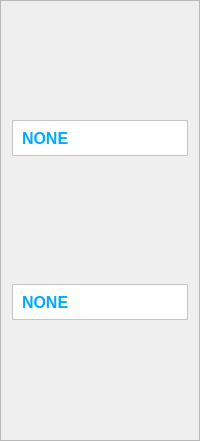
           <widget class="QFrame" name="frame_15">
            <property name="minimumSize">
             <size>
              <width>0</width>
              <height>441</height>
             </size>
            </property>
            <property name="frameShape">
             <enum>QFrame::StyledPanel</enum>
            </property>
            <property name="frameShadow">
             <enum>QFrame::Raised</enum>
            </property>
            <layout class="QVBoxLayout" name="verticalLayout_40">
             <property name="spacing">
              <number>20</number>
             </property>
             <item>
              <widget class="QFrame" name="frame_18">
               <property name="maximumSize">
                <size>
                 <width>16777215</width>
                 <height>36</height>
                </size>
               </property>
               <property name="styleSheet">
                <string notr="true">
background-color: rgb(255, 255, 255);</string>
               </property>
               <property name="frameShape">
                <enum>QFrame::StyledPanel</enum>
               </property>
               <property name="frameShadow">
                <enum>QFrame::Raised</enum>
               </property>
               <layout class="QVBoxLayout" name="verticalLayout_45">
                <item>
                 <widget class="QLabel" name="label_izq_2">
                  <property name="font">
                   <font>
                    <family>SansSerif</family>
                    <pointsize>12</pointsize>
                    <weight>75</weight>
                    <bold>true</bold>
                   </font>
                  </property>
                  <property name="styleSheet">
                   <string notr="true">color: rgb(0, 170, 255);</string>
                  </property>
                  <property name="text">
                   <string>NONE</string>
                  </property>
                 </widget>
                </item>
               </layout>
              </widget>
             </item>
             <item>
              <widget class="QFrame" name="frame_44">
               <property name="maximumSize">
                <size>
                 <width>16777215</width>
                 <height>36</height>
                </size>
               </property>
               <property name="styleSheet">
                <string notr="true">
background-color: rgb(255, 255, 255);</string>
               </property>
               <property name="frameShape">
                <enum>QFrame::StyledPanel</enum>
               </property>
               <property name="frameShadow">
                <enum>QFrame::Raised</enum>
               </property>
               <layout class="QVBoxLayout" name="verticalLayout_46">
                <item>
                 <widget class="QLabel" name="label_izq_3">
                  <property name="font">
                   <font>
                    <family>SansSerif</family>
                    <pointsize>12</pointsize>
                    <weight>75</weight>
                    <bold>true</bold>
                   </font>
                  </property>
                  <property name="styleSheet">
                   <string notr="true">color: rgb(0, 170, 255);</string>
                  </property>
                  <property name="text">
                   <string>NONE</string>
                  </property>
                 </widget>
                </item>
               </layout>
              </widget>
             </item>
            </layout>
           </widget>
